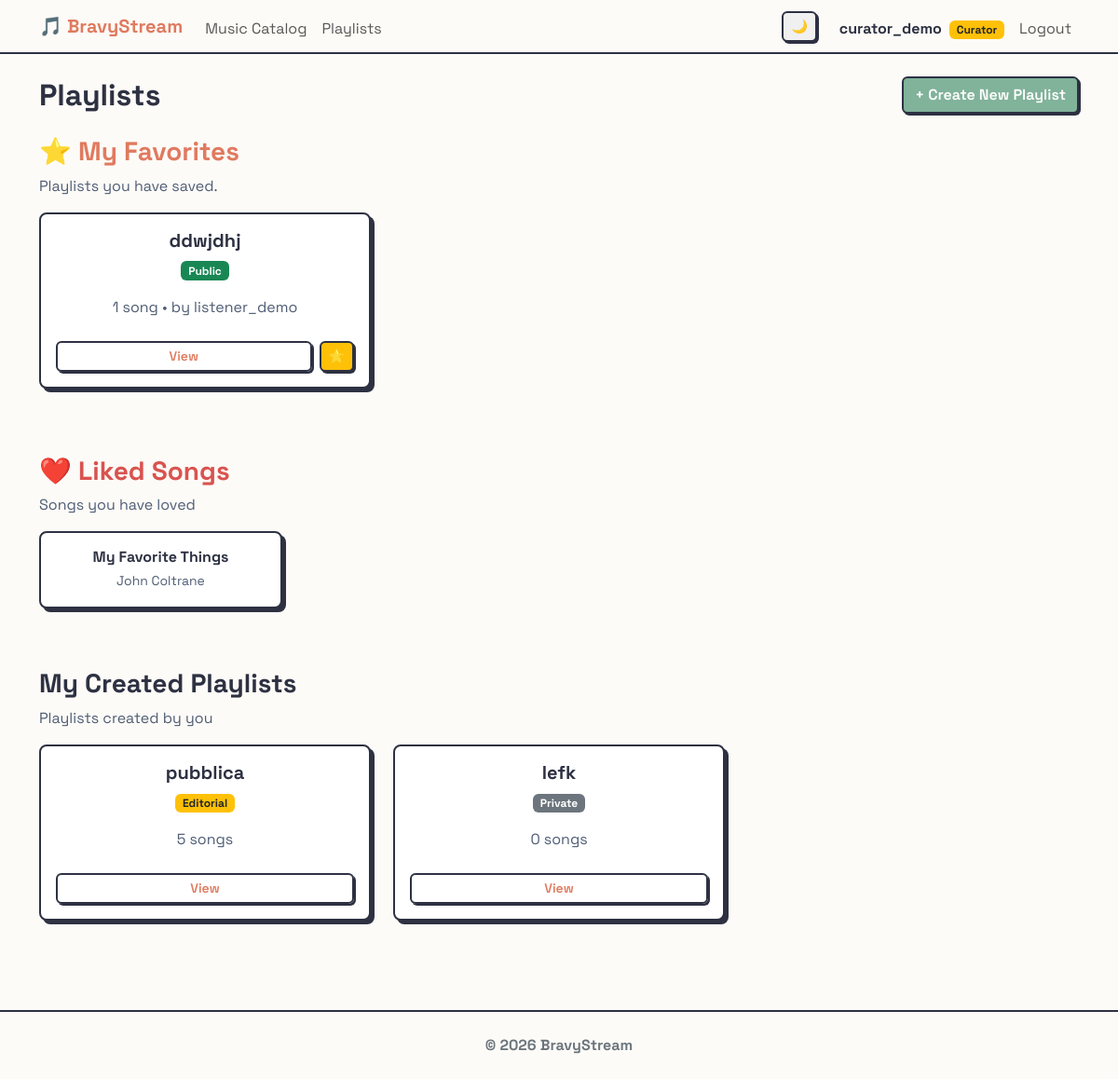
Page /music/playlists/ (signed in) on the earlier database version.
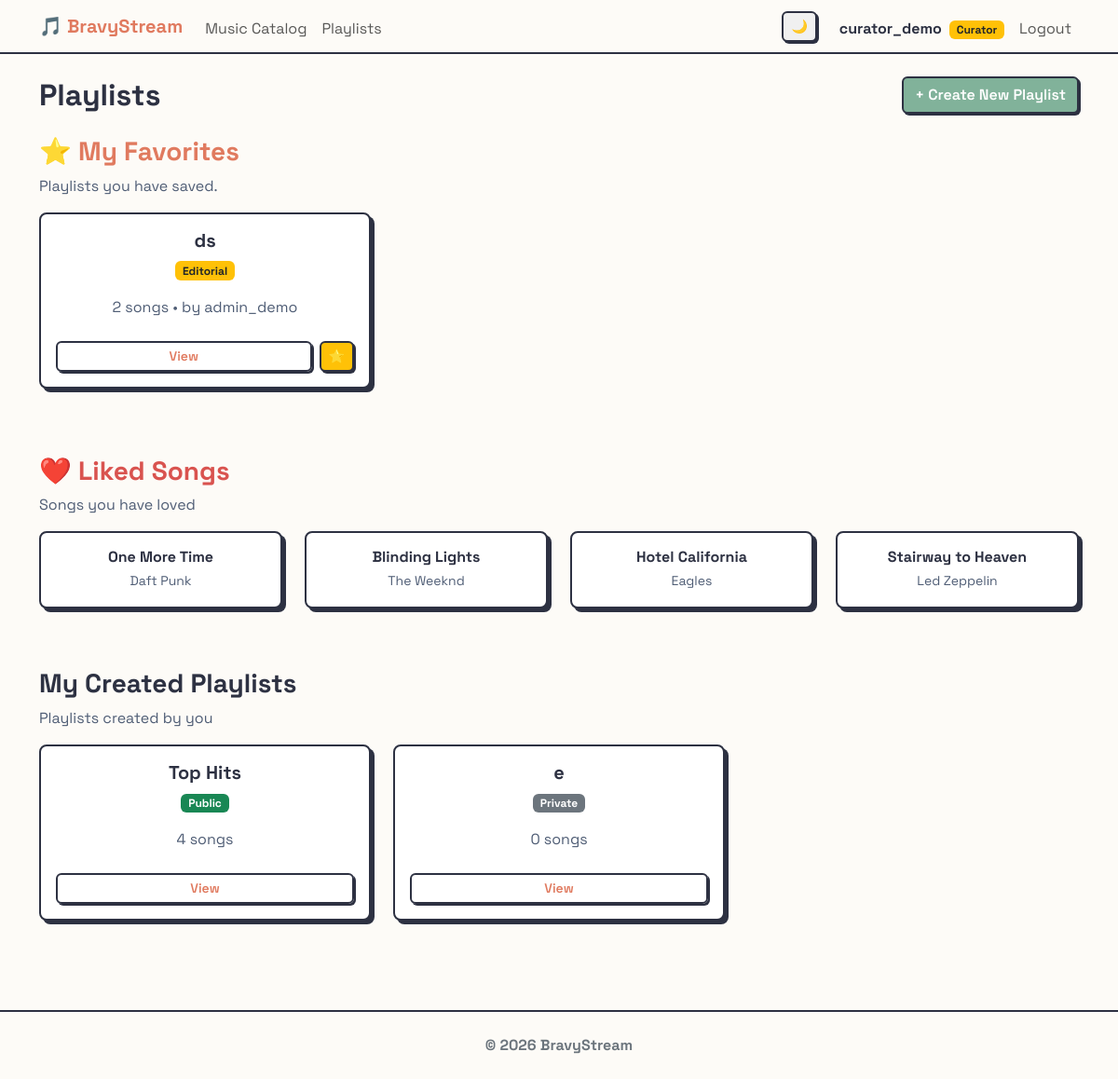
Same page on the later database version.
### music/models.py (models this page shows, shortened)
class Playlist(models.Model):
    name = models.CharField(max_length=150)
    owner = models.ForeignKey(
        settings.AUTH_USER_MODEL,
        on_delete=models.CASCADE,
        related_name='playlists',
    )
    songs = models.ManyToManyField(
        Song,
        related_name='playlists',
        blank=True,
    )
    is_public = models.BooleanField(default=False)
    is_editorial = models.BooleanField(default=False)
    followers = models.ManyToManyField(
        settings.AUTH_USER_MODEL,
        related_name='favorite_playlists',
        blank=True
    )

class Song(models.Model):
    title = models.CharField(max_length=200)
    artist = models.CharField(max_length=200)
    genre = models.ForeignKey(
        Genre,
        on_delete=models.CASCADE,
        related_name='songs',
    )
    duration = models.DurationField()
    audio_file = models.FileField(
        upload_to='songs/',
        blank=True,
        null=True,
        validators=[FileExtensionValidator(allowed_extensions=['mp3', 'wav', 'ogg', 'flac', 'aac', 'm4a'])]
    )
    likes = models.ManyToManyField(settings.AUTH_USER_MODEL, related_name='liked_songs', blank=True)
    created_at = models.DateTimeField(auto_now_add=True)
    class Meta:
        ordering = ['-created_at', 'id']

### users/models.py (models this page shows, shortened)
class CustomUser(AbstractUser):
    ROLE_CHOICES = (
        ('listener', 'Listener'),
        ('curator', 'Curator'),
        ('moderator', 'Moderator'),
    )
    role = models.CharField(max_length=20, choices=ROLE_CHOICES, default='listener')
    birth_date = models.DateField(null=True, blank=True)
    friends = models.ManyToManyField('self', blank=True)
    ICON_CHOICES = [
        ('👤', '👤'),
        ('🐶', '🐶'),
        ('🐱', '🐱'),
        ('🦊', '🦊'),
        ('🐯', '🐯'),
        ('🐼', '🐼'),
        ('🐰', '🐰'),
        ('👽', '👽'),
        ('🤖', '🤖'),
        ('👻', '👻'),
        ('🤠', '🤠'),
    ]
    profile_icon = models.CharField(max_length=10, choices=ICON_CHOICES, default='👤')
    @property
    def pending_friend_requests_count(self):
        return self.received_requests.filter(is_accepted=False).count()

### music/views.py (the view)
# urls.py: path('playlists/', PlaylistListView.as_view(), name='playlist_list'),
class PlaylistListView(LoginRequiredMixin, ListView):
    model = Playlist
    template_name = 'music/playlist_list.html'
    def get_queryset(self):
        return Playlist.objects.filter(owner=self.request.user)
    def get_context_data(self, **kwargs):
        context = super().get_context_data(**kwargs)
        context['famous_playlists'] = Playlist.objects.filter(is_editorial=True).exclude(owner=self.request.user).exclude(followers=self.request.user)
        context['favorite_playlists'] = self.request.user.favorite_playlists.all()
        context['liked_songs'] = self.request.user.liked_songs.all()
        return context

### templates/music/playlist_list.html (shortened to what the changed rows need)
{% extends 'base.html' %}
{% block content %}
<div class="d-flex justify-content-between align-items-center mb-4">
    <h2 class="mb-0">Playlists</h2>
</div>
{% if favorite_playlists %}
<div class="row mb-5">
    {% for playlist in favorite_playlists %}
    <div class="col-md-4 mb-4">
        <div class="card h-100 neo-card">
            <div class="card-body text-center d-flex flex-column">
                <h5 class="card-title fw-bold">
                    {{ playlist.name }}
                </h5>
                <div class="mb-3">
                    {% if playlist.is_editorial %}
                        <span class="badge bg-warning text-dark">Editorial</span>
                    {% else %}
                        <span class="badge bg-success">Public</span>
                    {% endif %}
                </div>
                <p class="card-text text-muted mb-4">
                    {{ playlist.songs.count }} song{{ playlist.songs.count|pluralize }} &bull; by {{ playlist.owner.username }}
                </p>
                <div class="mt-auto d-flex gap-2">
                    <a href="{% url 'music:playlist_detail' playlist.pk %}" class="btn btn-outline-primary btn-sm flex-grow-1">
                        View
                    </a>
                    <a href="{% url 'music:toggle_favorite_playlist' playlist.pk %}" class="btn btn-warning btn-sm" title="Remove from favorites">
                        ⭐
                    </a>
                </div>
            </div>
        </div>
    </div>
    {% endfor %}
</div>
{% endif %}
{% if liked_songs %}
    <div class="row mb-5">
        {% for song in liked_songs %}
        <div class="col-md-3 mb-3">
            <div class="card h-100 border-0 neo-card">
                <div class="card-body p-3 text-center">
                    <h6 class="card-title mb-1 fw-bold">
                        <a href="{% url 'music:song_detail' song.pk %}" class="text-decoration-none" style="color: var(--text-primary);">
                            {{ song.title }}
                        </a>
                    </h6>
                    <small class="text-muted">{{ song.artist }}</small>
                </div>
            </div>
        </div>
        {% endfor %}
    </div>
{% else %}
    <div class="alert alert-light border mb-5">
        You haven't liked any songs yet. Browse the catalog to find your favorites!
    </div>
{% endif %}
{% if playlist_list %}
    <div class="row mb-5">
        {% for playlist in playlist_list %}
        <div class="col-md-4 mb-4">
            <div class="card h-100 neo-card">
                <div class="card-body text-center d-flex flex-column">
                    <h5 class="card-title fw-bold">
                        {{ playlist.name }}
                    </h5>
                    <div class="mb-3">
                        {% if playlist.is_editorial %}
                            <span class="badge bg-warning text-dark">Editorial</span>
                        {% elif playlist.is_public %}
                            <span class="badge bg-success">Public</span>
                        {% else %}
                            <span class="badge bg-secondary">Private</span>
                        {% endif %}
                    </div>
                    <p class="card-text text-muted mb-4">
                        {{ playlist.songs.count }} song{{ playlist.songs.count|pluralize }}
                    </p>
                    <div class="mt-auto">
                        <a href="{% url 'music:playlist_detail' playlist.pk %}" class="btn btn-outline-primary btn-sm w-100">
                            View
                        </a>
                    </div>
                </div>
            </div>
        </div>
        {% endfor %}
    </div>
{% else %}
    <div class="alert alert-info">
        You haven't created any playlists yet. Start now!
    </div>
{% endif %}
{% endblock %}

Differences in the rows shown:
no longer on this page (row edited): Playlist: name "ddwjdhj", is_editorial "Public", songs.count "1", owner.username "listener_demo", shown under "⭐ My Favorites"
no longer on this page (row edited): Song: title "My Favorite Things", artist "John Coltrane"
no longer on this page (row edited): Playlist: name "pubblica", is_editorial "Editorial", songs.count "5", shown under "My Created Playlists"
removed Playlist: name "lefk", is_editorial "Private", songs.count "0", shown under "My Created Playlists"
now on this page (row edited): Playlist: name "ds", is_editorial "Editorial", songs.count "2", owner.username "admin_demo", shown under "⭐ My Favorites"
now on this page (row edited): Song: title "One More Time", artist "Daft Punk"
added Song: title "Blinding Lights", artist "The Weeknd"
now on this page (row edited): Song: title "Hotel California", artist "Eagles"
now on this page (row edited): Song: title "Stairway to Heaven", artist "Led Zeppelin"
now on this page (row edited): Playlist: name "Top Hits", is_editorial "Public", songs.count "4", shown under "My Created Playlists"
now on this page (row edited): Playlist: name "e", is_editorial "Private", songs.count "0", shown under "My Created Playlists"
